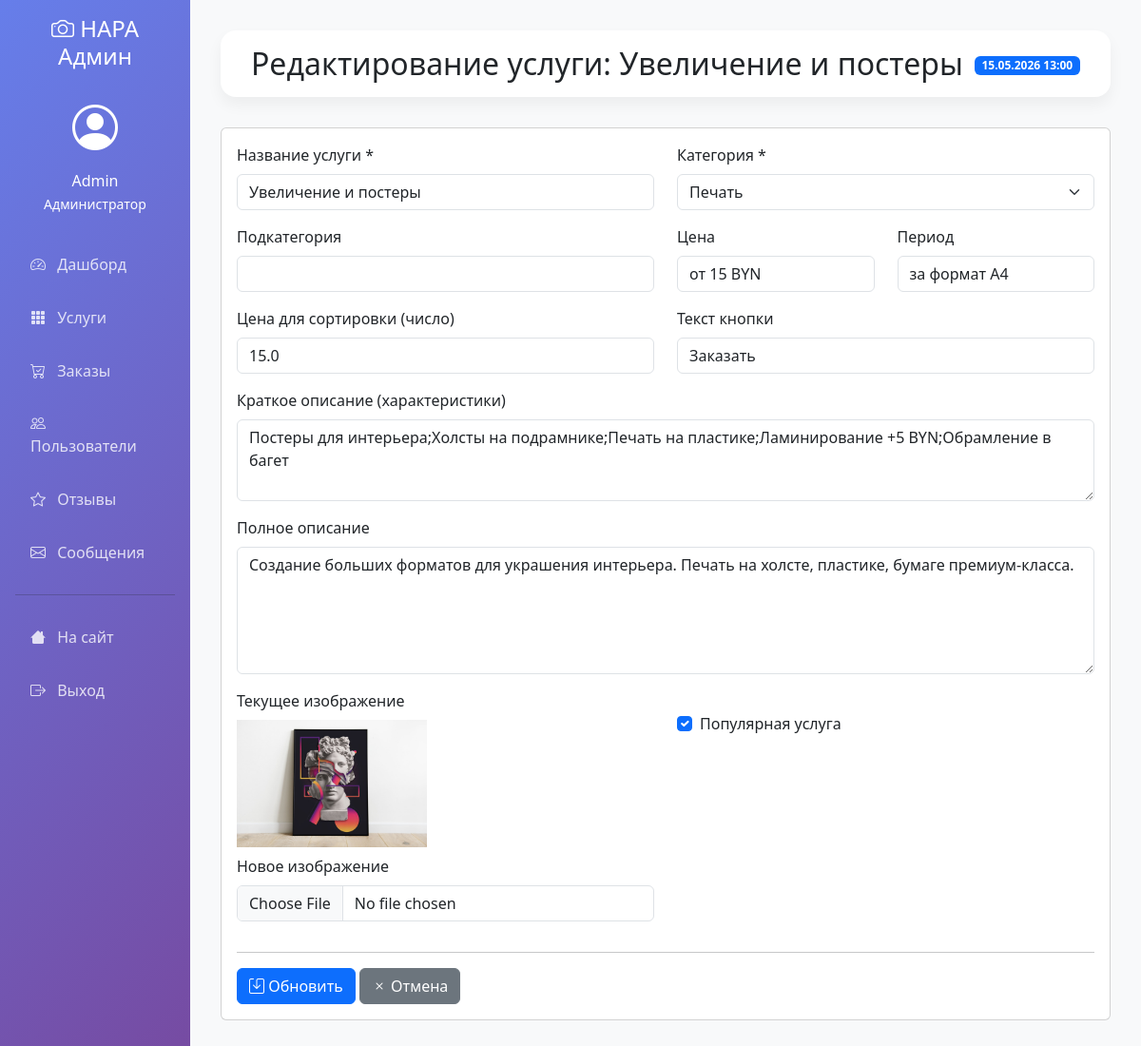
Before: /admin/services/edit/2 (signed in) with the older database file.
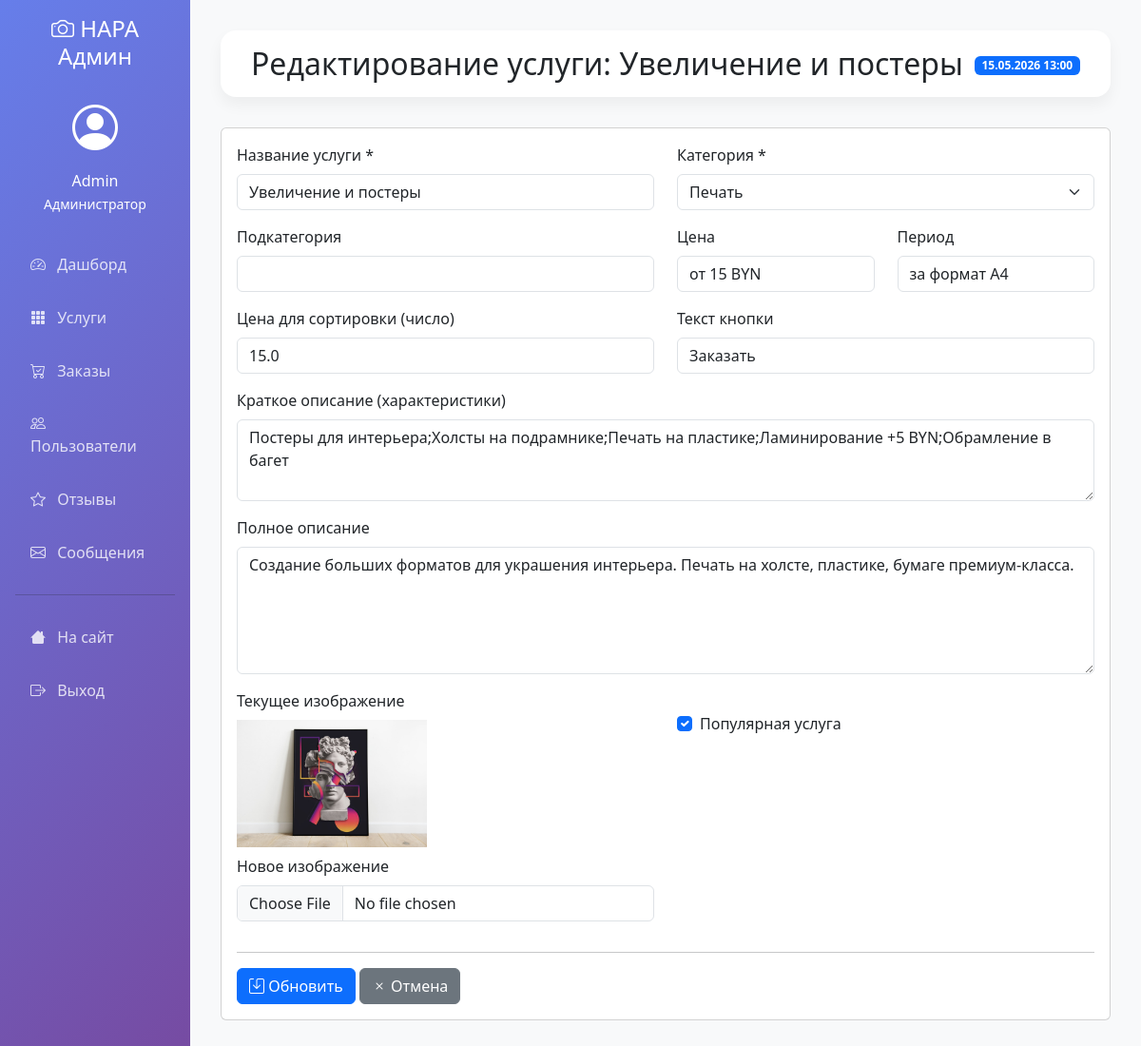
After: the same page with the newer database file.
### models.py (models this page shows, shortened)
class Service(db.Model):
    __tablename__ = 'services'
    id = db.Column(db.Integer, primary_key=True)
    title = db.Column(db.String(100), nullable=False)
    category = db.Column(db.String(50), nullable=False)  # 'printing', 'photo_session', 'special_offers'
    subcategory = db.Column(db.String(50))  # Для дополнительной фильтрации
    price_from = db.Column(db.String(20))
    price_period = db.Column(db.String(50))
    image_url = db.Column(db.String(200))
    features = db.Column(db.Text)
    description = db.Column(db.Text)
    order_button_text = db.Column(db.String(50), default="Заказать")
    is_popular = db.Column(db.Boolean, default=False)
    price_value = db.Column(db.Float)  # Для сортировки по цене
    created_at = db.Column(db.DateTime, default=datetime.now)

### admin.py (the view, shortened to what this page needs)
@admin_bp.route('/services/edit/<int:service_id>', methods=['GET', 'POST'])
@login_required
@admin_required
def edit_service(service_id):
    service = Service.query.get_or_404(service_id)
    return render_template('admin/edit_service.html', service=service)

### admin.py (called while the page is built)
def admin_required(f):
    @wraps(f)
    def decorated_function(*args, **kwargs):
        if not current_user.is_authenticated or not current_user.is_admin:
            flash('Доступ запрещен. Требуются права администратора.', 'danger')
            return redirect(url_for('index'))
        return f(*args, **kwargs)
    return decorated_function

### app.py (called while the page is built)
@login_manager.user_loader
def load_user(user_id):
    return User.query.get(int(user_id))

@app.context_processor
def utility_processor():
    return {'datetime': datetime}

### templates/admin/edit_service.html (shortened to what the changed rows need)
{% extends "admin/base_admin.html" %}
{% block header %}Редактирование услуги: {{ service.title }}{% endblock %}
{% block content %}
<div class="card">
    <div class="card-body">
        <form method="POST" enctype="multipart/form-data">
            <div class="row">
                <div class="col-md-6 mb-3">
                    <label class="form-label">Название услуги *</label>
                    <input type="text" name="title" class="form-control"
                           value="{{ service.title }}" required>
                </div>
                <div class="col-md-6 mb-3">
                    <label class="form-label">Категория *</label>
                    <select name="category" class="form-select" required>
                        <option value="printing" {% if service.category == 'printing' %}selected{% endif %}>
                            Печать
                        </option>
                    </select>
                </div>
                <div class="col-md-3 mb-3">
                    <label class="form-label">Цена</label>
                    <input type="text" name="price_from" class="form-control"
                           value="{{ service.price_from }}" required>
                </div>
                <div class="col-md-3 mb-3">
                    <label class="form-label">Период</label>
                    <input type="text" name="price_period" class="form-control"
                           value="{{ service.price_period or '' }}">
                </div>
                <div class="col-md-6 mb-3">
                    <label class="form-label">Цена для сортировки (число)</label>
                    <input type="number" step="0.01" name="price_value" class="form-control"
                           value="{{ service.price_value or '' }}">
                </div>
                <div class="col-md-6 mb-3">
                    <label class="form-label">Текст кнопки</label>
                    <input type="text" name="order_button_text" class="form-control"
                           value="{{ service.order_button_text or 'Заказать' }}">
                </div>
                <div class="col-12 mb-3">
                    <label class="form-label">Краткое описание (характеристики)</label>
                    <textarea name="features" class="form-control" rows="3">{{ service.features or '' }}</textarea>
                </div>
                <div class="col-12 mb-3">
                    <label class="form-label">Полное описание</label>
                    <textarea name="description" class="form-control" rows="5">{{ service.description or '' }}</textarea>
                </div>
                <div class="col-md-6 mb-3">
                    {% if service.image_url %}
                    <div>
                        <img src="{{ url_for('static', filename=service.image_url) }}"
                             alt="{{ service.title }}" style="max-width: 200px; max-height: 200px;">
                    </div>
                    {% endif %}
                </div>
                <div class="col-md-6 mb-3">
                    <div class="form-check mt-4">
                        <input type="checkbox" name="is_popular" class="form-check-input" id="isPopular"
                               {% if service.is_popular %}checked{% endif %}>
                        <label class="form-check-label" for="isPopular">Популярная услуга</label>
                    </div>
                </div>
            </div>
        </form>
    </div>
</div>
{% endblock %}

Changed rows visible on the page:
changed Service "Увеличение и постеры": category "Печать" → (not shown)
Other visible differences:
form field category: (not shown) → "Печать"
